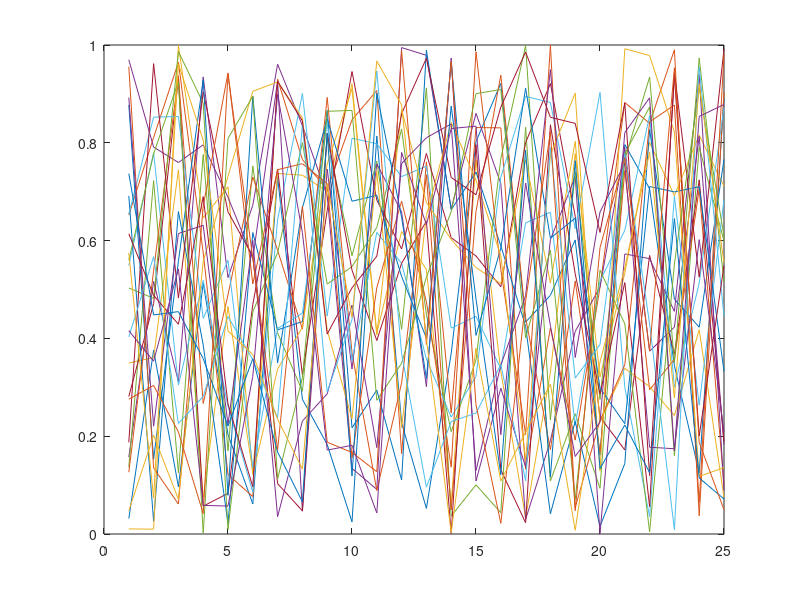

Reproduce this figure in MATLAB. (Note: this script raises an error after producing the figure.)
%Lab 2 Driving Script
clear
close all
clc
%Simulation parameters:
simParams = [120,120,120,120,120,120,120,110,100,90,80,120,120,120,120,120,120;...
            7e-5,1e-4,2e-4,7e-4,1e-3,2e-3,3e-3,7e-4,7e-4,7e-4,7e-4,7e-4,7e-4,7e-4,7e-4,7e-4,7e-4;...
            1, 1, 1, 1, 1, 1, 1, 1, 1, 1, 1, 2, 0.75, 0.5, 0.4, 0.3, 0.25]';
        

%Preallocate for speed
CV{length(simParams)} = [];
dVdtMax{length(simParams)} = [];
TMPs{length(simParams)}=[];
parfor ind = 1:length(simParams)
    % set parameters
    figure(ind);plot(rand(25));drawnow();
    fprintf(sprintf('Setting Parameter Set %d\n',ind));
    Pstruct = setPstruct(simParams(ind,:));

    % run the simulation
    fprintf(sprintf('Running Simulation for Parameter Set %d\n',ind));
    %The original function was modified to also pass the TMP values for
    %plotting later
    [CV{ind}, dVdtMax{ind},TMPs{ind}] = main_LRd_strand(Pstruct, 2);
    fprintf(sprintf('Finished Simulation For Parameter Set %d\n',ind));
    
end
%%

%The plot functionality was pulled out of the original function in order to
%levarage parfor while also plotting everything. To do so the following
%variables were also pulled out"
Time = 200; N = 1;Tmesh=800;
tp=linspace(0,Time*N,Tmesh*N);
Xsize=1;Xmesh=50;%% 1 cm=100 cells; default Xmesh: 50
x = linspace(0,Xsize,Xmesh);
[Xp,Tp]=meshgrid(tp,x);

for ind = 1:length(simParams)
    figure(ind);clf();
    h=mesh(Tp',Xp',TMPs{ind});
    ylabel(['Time [ms]'],'FontSize',10)
    xlabel(['Fiber [cm]'],'FontSize',10)
    view(-37,70)
    zlabel('V_m (mV)','FontSize',10)
    set(gca,'FontSize',10)
    axis tight
    box off
    grid off
    set(gca,'fontsize',18)
end


function Pstruct = setPstruct(simParams)
Pstruct.Istim = simParams(1);
Pstruct.coupling = simParams(2);
Pstruct.INaScale = simParams(3);

end